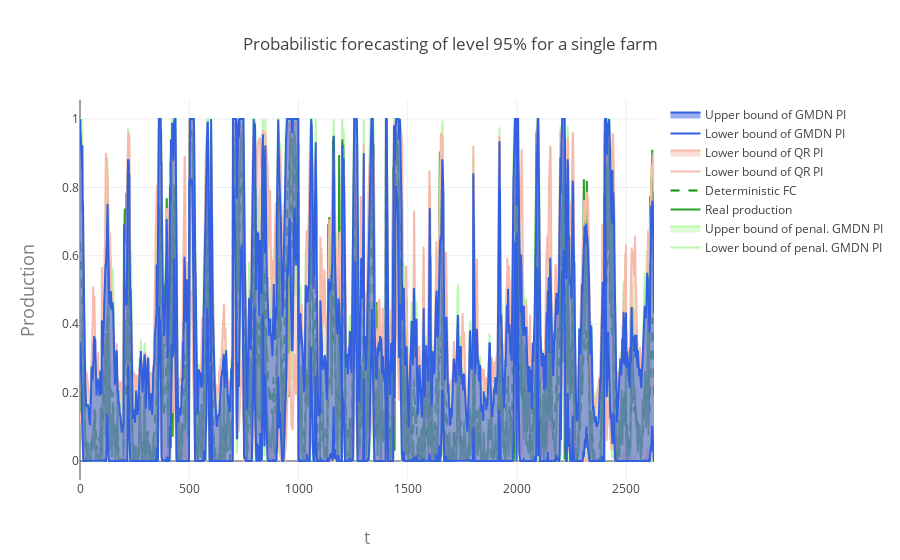

The notebook cell this image was saved under:
### Code cell
plotly.offline.init_notebook_mode(connected=True)

trace0 = go.Scatter(
    #x=evaluation.date,
    y=L_alpha_e,
    fill= None,
    mode='lines',
    line=dict(
        color='rgb(187, 247, 172)',
    
    ),
    name="Lower bound of penal. GMDN PI"
)
trace1 = go.Scatter(
    #x=evaluation.date,
    y=U_alpha_e,
    fill='tonexty',
    mode='lines',
    line=dict(
        color='rgb(187, 247, 172)',
    ),
    name="Upper bound of penal. GMDN PI"
)

trace000 = go.Scatter(
    #x=evaluation.date,
    y=L_alpha_e_NP,
    fill= None,
    mode='lines',
    line=dict(
        color='rgb(50,96,223)',
    
    ),
    name="Lower bound of GMDN PI"
)
trace111 = go.Scatter(
    #x=evaluation.date,
    y=U_alpha_e_NP,
    fill='tonexty',
    mode='lines',
    line=dict(
        color='rgb(50,96,223)',
    ),
    name="Upper bound of GMDN PI"
)
    
trace00 = go.Scatter(
    #x=evaluation.date,
    y=Y_hat_Q1[:,n_farm],
    fill= None,
    mode='lines',
    line=dict(
        color='rgb(247, 187, 172)',
    ),
    name="Lower bound of QR PI"
)
trace11 = go.Scatter(
    #x=evaluation.date,
    y=Y_hat_Q2[:,n_farm],
    fill='tonexty',
    mode='lines',
    line=dict(
        color='rgb(247, 187, 172)',
    ),
    name="Lower bound of QR PI"
)
    
trace2 = go.Scatter(
    #x = evaluation.date,
    y = Y_e[:,n_farm],
    mode = 'lines',
    name="Real production"        
)

trace3= go.Scatter(
    #x = evaluation.date,
    y = Y_hat[:,n_farm],
    mode = 'lines',
line=dict(
        color='rgb(0, 150,0)',
        dash='dash',
    ),
    name="Deterministic FC"     
)

layout = go.Layout(
    title='Probabilistic forecasting of level ' +str(int(100*(1-alpha)))+'% for a single farm',
    xaxis=dict(
        title='t',
        titlefont=dict(
            size=18,
            color='#7f7f7f'
        )
    ),
    yaxis=dict(
        title='Production',
        titlefont=dict(
           # family='Courier New, monospace',
            size=18,
            color='#7f7f7f'
        )
    )
)

data = [trace0, trace1,trace2,trace3,trace00,trace11,trace000,trace111]
fig = go.Figure(data=data, layout=layout)
plotly.offline.iplot(fig)

### Figure 1 — Plotly figure (JSON) as saved in the notebook; plotly's stock layout.template omitted (floating-point values rounded to 4 significant figures; data arrays with more than 128 entries replaced by an {"elided": "..."} marker saying what was removed)
{"data": [{"fill": null, "line": {"color": "rgb(187, 247, 172)"}, "mode": "lines", "name": "Lower bound of penal. GMDN PI", "type": "scatter", "y": {"elided": "2628 float values"}}, {"fill": "tonexty", "line": {"color": "rgb(187, 247, 172)"}, "mode": "lines", "name": "Upper bound of penal. GMDN PI", "type": "scatter", "y": {"elided": "2628 float values"}}, {"mode": "lines", "name": "Real production", "type": "scatter", "y": {"elided": "2628 float values"}}, {"line": {"color": "rgb(0, 150,0)", "dash": "dash"}, "mode": "lines", "name": "Deterministic FC", "type": "scatter", "y": {"elided": "2628 float values"}}, {"fill": null, "line": {"color": "rgb(247, 187, 172)"}, "mode": "lines", "name": "Lower bound of QR PI", "type": "scatter", "y": {"elided": "2628 float values"}}, {"fill": "tonexty", "line": {"color": "rgb(247, 187, 172)"}, "mode": "lines", "name": "Lower bound of QR PI", "type": "scatter", "y": {"elided": "2628 float values"}}, {"fill": null, "line": {"color": "rgb(50,96,223)"}, "mode": "lines", "name": "Lower bound of GMDN PI", "type": "scatter", "y": {"elided": "2628 float values"}}, {"fill": "tonexty", "line": {"color": "rgb(50,96,223)"}, "mode": "lines", "name": "Upper bound of GMDN PI", "type": "scatter", "y": {"elided": "2628 float values"}}], "layout": {"title": "Probabilistic forecasting of level 95% for a single farm", "xaxis": {"title": "t", "titlefont": {"color": "#7f7f7f", "size": 18}}, "yaxis": {"title": "Production", "titlefont": {"color": "#7f7f7f", "size": 18}}}}
